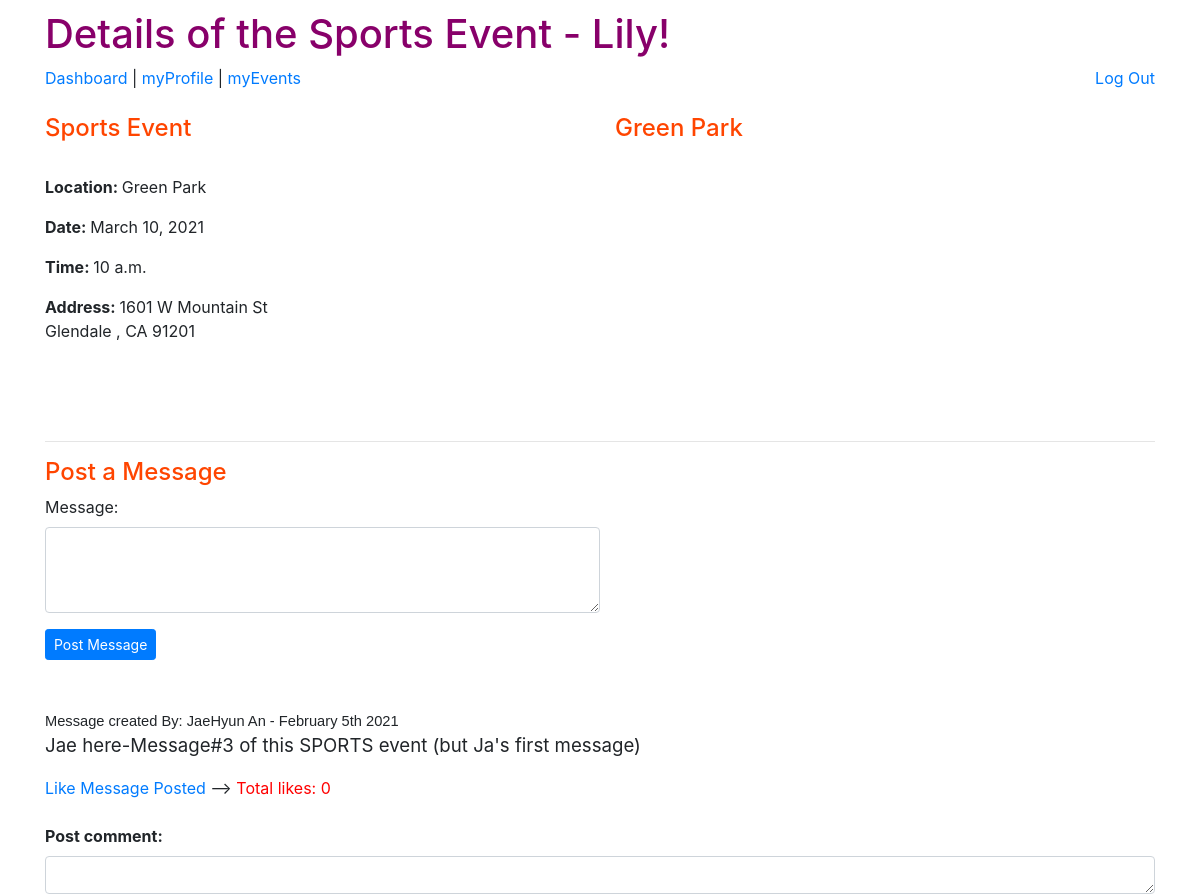
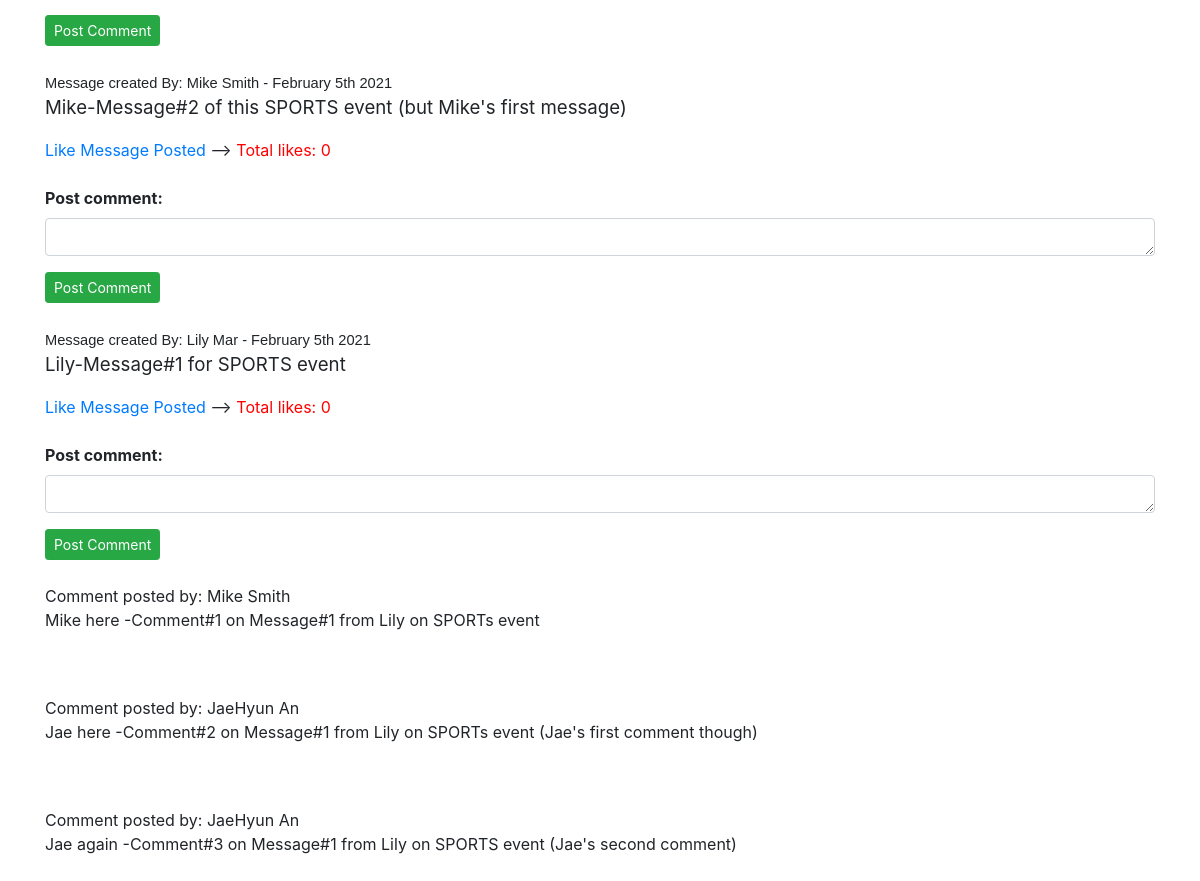
Page /ABC/1/confirmJoin (signed in) on the earlier database version (2 pictures, top to bottom).
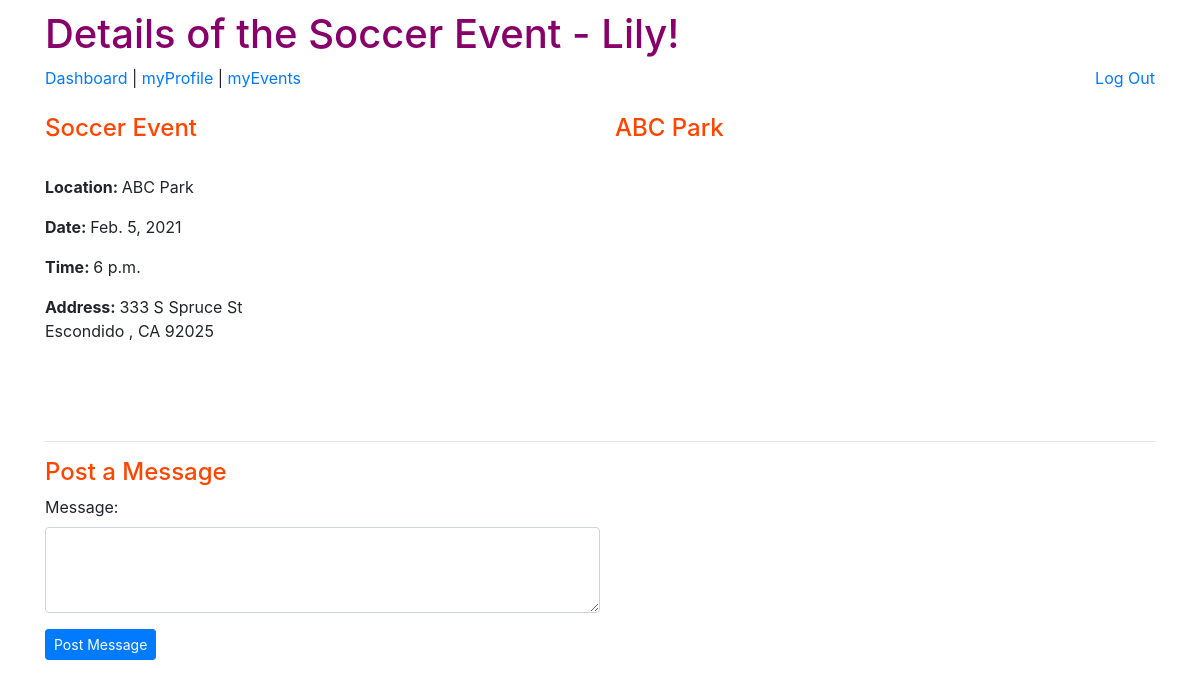
Same page on the later database version.
### group_app/models.py (models this page shows, shortened)
class Event(models.Model):
    event_name = models.CharField(max_length=250)
    location = models.CharField(max_length=250)
    event_date = models.DateField()
    event_time = models.TimeField()
    max_capacity = models.IntegerField()
    current_enrolled = models.IntegerField(default=0)
    action_class_full = models.BooleanField(default=False)
    street_address = models.CharField(max_length=255)
    city = models.CharField(max_length=60)
    state = models.CharField(max_length=2)
    zip_code = models.CharField(max_length=5)
    child_event = models.ManyToManyField(Child, related_name='enrolled_child')
    user_event = models.ManyToManyField(User, related_name='enrolled_user')

class Message(models.Model):
    msg_content = models.CharField(max_length=255)
    created_at = models.DateTimeField(auto_now_add=True)
    updated_at = models.DateTimeField(auto_now=True)
    msg_UsrJoin = models.ForeignKey(User, related_name="usermessages_join", on_delete=models.CASCADE)  # OneUserManyMessages
    user_likes = models.ManyToManyField(User, related_name='liked_posts')  # ManyUsersLikeManyMessages and ManyMessagesAreLikedbyManyUsers
    msg_EventJoin = models.ForeignKey(Event, related_name="eventmessages_join",on_delete=models.CASCADE)    #OneEventManyMessages
    objects = MessageManager()

class User(models.Model):
    first_name = models.CharField(max_length=60)
    last_name = models.CharField(max_length=60)
    email = models.EmailField(unique=True)
    password = models.CharField(max_length=100)
    created_at = models.DateTimeField(auto_now_add=True)
    updated_at = models.DateTimeField(auto_now=True)
    objects = UserManager()

class Comment(models.Model):
    com_content = models.CharField(max_length=255)
    created_at = models.DateTimeField(auto_now_add=True)
    updated_at = models.DateTimeField(auto_now=True)
    com_UserJoin = models.ForeignKey(User, related_name="usercomments_join", on_delete=models.CASCADE)  # OneUserManyComments
    msg_CommJoin = models.ForeignKey(Message, related_name="msgcomments_join", on_delete=models.CASCADE)  # OneMsgManyComments
    objects = CommentManager()

### group_app/views.py (the view)
# urls.py: path('<int:event_id>/confirmJoin', views.confirmJoin),  #localhost:8000/ABC/<event_id/confirmJoin>
def confirmJoin(request, event_id):
    this_event = Event.objects.filter(id=event_id)  #d_id comes from the urls.py parm.  FILTER is SO important here -do not use GET!
    if len(this_event) != 1:
        return redirect('/ABC/dashboard')
    user = User.objects.get(id=request.session['user_id'])
    context = {
        'one_event': this_event[0],  #need this because it is a list.  grab "value" to initially populate record for the update/view
        'user': user,
        'api_key': settings.SECRET_KEY2,  #if inspect -unfortunately you can still see the key!
        'messages_list': this_event[0].eventmessages_join.all().order_by("-created_at"), #only messages for this SPECIFIC event
    }
    return render(request, 'confirmJoin.html', context)

### group_app/templates/confirmJoin.html (shortened to what this page needs)
<!DOCTYPE html>
<html lang="en">
<head>
    <link href="https://stackpath.bootstrapcdn.com/bootstrap/4.5.0/css/bootstrap.min.css" rel="stylesheet"
>
    {% load static %}
    <link rel="stylesheet" href="{% static 'css/style.css' %}">
</head>
<body>
    <div class="container">
        <h1>Details of the {{ one_event.event_name }} Event - {{ user.first_name }}!</h1>
        <a href="/ABC/dashboard">Dashboard </a> | <a href="/ABC/myProfile">myProfile </a> | <a
            href="/ABC/myEvents">myEvents </a>
            <a class="float-right" href="/ABC/logout">Log Out</a>
            <br><br>
        <div class="row">
            <div class="col" id="left">
                <h4>{{ one_event.event_name }} Event</h4>
                <br>
                <p><strong>Location: </strong> {{ one_event.location }}</p>
                <p><strong>Date: </strong> {{ one_event.event_date }}</p>
                <p><strong>Time: </strong> {{ one_event.event_time }}</p>
                {% if one_event.location != "Zoom Link" %}
                <p><strong>Address: </strong>{{ one_event.street_address }} <br> {{ one_event.city}} , {{ one_event.state}} {{ one_event.zip_code}}</p>
                {%else%}
                <p></p><strong>Address: </strong> ABC ChildCare<br>
                    {{ one_event.street_address }} <br> {{ one_event.city}} , {{ one_event.state}} {{ one_event.zip_code}}</p>
                {%endif%}
                <br>
            </div>
            <div class= "col" id="temp-right">
                {% if one_event.location != "Zoom Link" %}
                <h4>{{ one_event.location }} </h4>
                {%else%}
                <h5>ABC ChildCare virtual Zoom Room</h5>
                {%endif%}
                <div id="map"></div>
                <br>
            </div>
        </div>
            <hr>
            <h4>Post a Message</h4>
            <form action="/ABC/createMessage/{{one_event.id}}" method="POST">
                <div class="form-group">
                    <label for="msg_content">Message:</label>
                    <textarea class="form-control w-50" name="msg_content" id="msg_content"   cols="10" rows="3"></textarea>
                </div>
                <button class="btn btn-sm btn-primary">Post Message</button>
            </form>
            <br>
            {% for message in messages_list %}
                <br>
                <pr class='poster'>Message created By:  {{message.msg_UsrJoin.first_name}} {{message.msg_UsrJoin.last_name}} - {{message.created_at|date:'F jS Y'}}</pr>
                <p class='post'>{{message.msg_content}}</p>
                {% if user not in message.user_likes.all %}
                    <a href="/ABC/like/{{one_event.id}}/{{message.id}}">Like Message Posted</a> --> <p style="display:inline; color: red;">Total likes: {{ message.user_likes.count }}</p>
                {% else %}
                    <a href="/ABC/unlike/{{one_event.id}}/{{message.id}}">UnLike Message!</a>
                {% endif %}
                <form action="/ABC/createComment/{{one_event.id}}/{{message.id}}" method="POST">
                    <br>
                    <div class="form-group">
                        <label for="com_content"><strong>Post comment:</strong></label>
                        <textarea class="form-control w-20" name="com_content" id="com_content"   cols="5" rows="1"></textarea>
                    </div>
                    <button class="btn btn-sm btn-success">Post Comment</button>
                    <br>
                </form>
                {% for comment in message.msgcomments_join.all %}
                    <br>
                    <pr>Comment posted by: {{comment.com_UserJoin.first_name}} {{comment.com_UserJoin.last_name}}</pr>
                    <p>{{comment.com_content}}</p>
                        <br>
                {% endfor %}
            {% endfor %}
    </div>
</body>
</html>

Differences in the rows shown:
removed Message: msg_UsrJoin.first_name "JaeHyun", msg_UsrJoin.last_name "An", created_at "February 5th 2021", msg_content "Jae here-Message#3 of this SPORTS event (but Ja's first message)", user_likes.count "0"
removed Message: msg_UsrJoin.first_name "Mike", msg_UsrJoin.last_name "Smith", created_at "February 5th 2021", msg_content "Mike-Message#2 of this SPORTS event (but Mike's first message)", user_likes.count "0"
removed Message: msg_UsrJoin.first_name "Lily", msg_UsrJoin.last_name "Mar", created_at "February 5th 2021", msg_content "Lily-Message#1 for SPORTS event", user_likes.count "0"
removed Comment: com_UserJoin.first_name "Mike", com_UserJoin.last_name "Smith", com_content "Mike here -Comment#1 on Message#1 from Lily on SPORTs event"
removed Comment: com_UserJoin.first_name "JaeHyun", com_UserJoin.last_name "An", com_content "Jae here -Comment#2 on Message#1 from Lily on SPORTs event (Jae's first comment though)"
removed Comment: com_UserJoin.first_name "JaeHyun", com_UserJoin.last_name "An", com_content "Jae again -Comment#3 on Message#1 from Lily on SPORTS event (Jae's second comment)"
changed Event "CA": event_name "Sports" → "Soccer"; location "Green Park" → "ABC Park"; event_date "March 10, 2021" → "Feb. 5, 2021"; event_time "10 a.m." → "6 p.m."; street_address "1601 W Mountain St" → "333 S Spruce St"; city "Glendale" → "Escondido"; zip_code "91201" → "92025"
